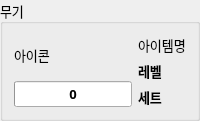
          <widget class="QGroupBox" name="groupWeapon">
           <property name="maximumSize">
            <size>
             <width>350</width>
             <height>150</height>
            </size>
           </property>
           <property name="font">
            <font>
             <family>나눔스퀘어 네오 Regular</family>
             <pointsize>10</pointsize>
             <bold>false</bold>
            </font>
           </property>
           <property name="title">
            <string>무기</string>
           </property>
           <layout class="QHBoxLayout" name="horizontalLayout_3">
            <item>
             <layout class="QVBoxLayout" name="verticalLayout_4">
              <item>
               <widget class="QLabel" name="lbIconWeapon">
                <property name="text">
                 <string>아이콘</string>
                </property>
               </widget>
              </item>
              <item>
               <widget class="QProgressBar" name="barQualWeapon">
                <property name="enabled">
                 <bool>true</bool>
                </property>
                <property name="font">
                 <font>
                  <family>나눔스퀘어 네오 Bold</family>
                  <pointsize>10</pointsize>
                  <bold>true</bold>
                 </font>
                </property>
                <property name="toolTip">
                 <string/>
                </property>
                <property name="layoutDirection">
                 <enum>Qt::LeftToRight</enum>
                </property>
                <property name="value">
                 <number>0</number>
                </property>
                <property name="alignment">
                 <set>Qt::AlignCenter</set>
                </property>
                <property name="textVisible">
                 <bool>true</bool>
                </property>
                <property name="format">
                 <string>%p</string>
                </property>
               </widget>
              </item>
             </layout>
            </item>
            <item>
             <layout class="QVBoxLayout" name="verticalLayout_5">
              <item>
               <widget class="QLabel" name="lbNameWeapon">
                <property name="text">
                 <string>아이템명</string>
                </property>
               </widget>
              </item>
              <item>
               <widget class="QLabel" name="lbLevelWeapon">
                <property name="font">
                 <font>
                  <family>나눔스퀘어 네오 Bold</family>
                  <pointsize>10</pointsize>
                  <bold>true</bold>
                 </font>
                </property>
                <property name="text">
                 <string>레벨</string>
                </property>
               </widget>
              </item>
              <item>
               <widget class="QLabel" name="lbSetWeapon">
                <property name="font">
                 <font>
                  <family>나눔스퀘어 네오 Bold</family>
                  <pointsize>10</pointsize>
                  <bold>true</bold>
                 </font>
                </property>
                <property name="text">
                 <string>세트</string>
                </property>
               </widget>
              </item>
             </layout>
            </item>
           </layout>
          </widget>
